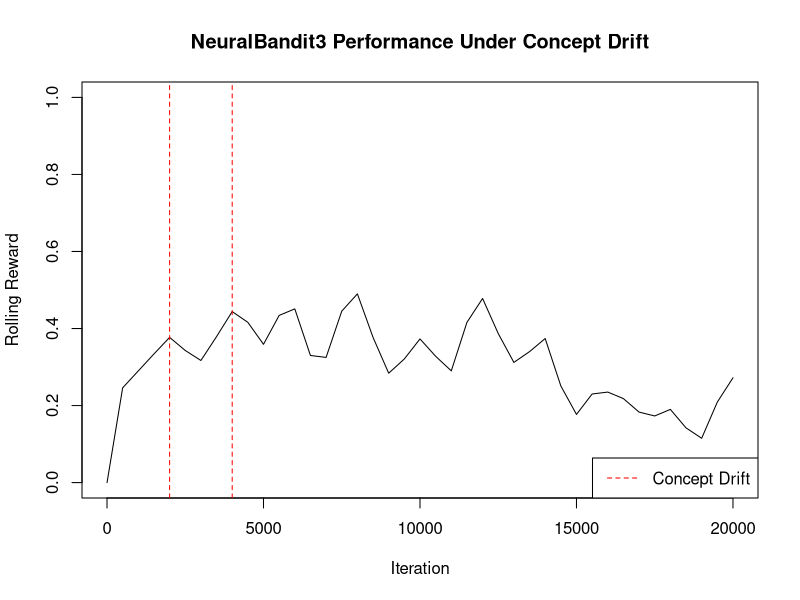

Write the R code that produced this figure.
results <- read.csv("neuralbandit3_original_metrics.csv")

plot(
  results$step,
  results$rolling_reward,
  type = "l",
  xlab = "Iteration",
  ylab = "Rolling Reward",
  main = "NeuralBandit3 Performance Under Concept Drift",
  ylim = c(0, 1)
)

abline(v = c(2000, 4000), col = "red", lty = 2)

legend(
  "bottomright",
  legend = "Concept Drift",
  col = "red",
  lty = 2
)
